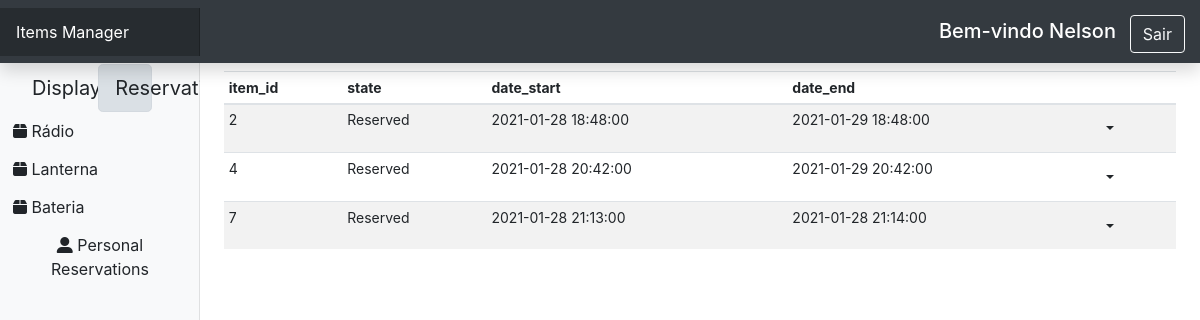
Page /reservation/personal (signed in) on the committed database.
### models.py (models this page shows, shortened)
class User(UserMixin, db.Model):
    id = db.Column(db.Integer, primary_key=True)
    username = db.Column(db.String(20), nullable=False)
    phone_nr = db.Column(db.String(20), nullable=False)
    email = db.Column(db.String(50), nullable=False)
    password = db.Column(db.String(50), nullable=False)
    perms = db.Column(db.String(50), nullable=False)

class ItemType(db.Model):
    id = db.Column(db.Integer, primary_key=True)
    item_name = db.Column(db.String(100), nullable=False)
    item_description = db.Column(db.Text)
    items = db.relationship('Item', backref='item_type', lazy=True)

class Reservation(db.Model):
    id = db.Column(db.Integer, primary_key=True)
    item_id = db.Column(db.Integer, db.ForeignKey('item.id'), nullable=False)
    user_id = db.Column(db.Integer)
    state = db.Column(db.String(50), nullable=False)
    date_start = db.Column(db.DateTime, nullable=False)
    date_end = db.Column(db.DateTime, nullable=False)
    date_inserted = db.Column(db.DateTime, nullable=False, default=datetime.utcnow)
    date_updated = db.Column(db.DateTime, onupdate=datetime.utcnow, default=datetime.utcnow)

### views.py (the view)
@app.route("/reservation/personal")
def personal_reservation():
    login_form = LoginForm()
    all_item_type = ItemType.query.all()
    item_type_selected = ItemType.query.all()
    if len(item_type_selected) > 0:
        item_type_selected = item_type_selected[0]
    else:
        item_type_selected = ItemType.query.all()[0]
    reservation_list = Reservation.query.filter_by(user_id=current_user.id).join(Item).filter_by(item_type_id=item_type_selected.id).all()
    return render_template('dashindex.html', item_type_list=all_item_type, item_type_selected=item_type_selected,
                           reservation_list=reservation_list, login=login_form)

### views.py (called while the page is built)
@login_manager.user_loader
def load_user(user_id):
    return User.query.get(user_id)

@app.before_request
def before_request():
    username = session.get('username')
    password = session.get('password')
    if password:
        if users.get(username) and users.get(username).get('password') == password:
            g.user = users.get(username)
        else:
            g.user = {}
    else:
        g.user = {}

### templates/dashindex.html (shortened to what this page needs)
<!DOCTYPE html>
<html lang="en">
<head>
    <link
            rel="stylesheet"
            href="https://cdn.jsdelivr.net/npm/bootstrap@4.5.3/dist/css/bootstrap.min.css"
    />
    <link href="{{ url_for('static', filename='dashboard.css') }}" rel="stylesheet"/>
</head>
<body>
<nav
        class="navbar navbar-dark sticky-top bg-dark flex-md-nowrap p-0 shadow"
>
    <a class="navbar-brand col-md-3 col-lg-2 mr-0 px-3" href="#"
    >Items Manager</a
    >
    <div style="padding: 15px 15px 10px">
        {% if current_user.is_authenticated %}
            <h2 id="user-greeting">Bem-vindo {{ current_user.username }}</h2>
            <a id="logoutBtn" class="btn btn-outline-light" role="button" href="{{ url_for('logout') }}">Sair</a>
        {% endif %}
    </div>
</nav>
<div class="container-fluid">
    <div class="row">
        <nav
                id="sidebarMenu"
                class="col-md-3 col-lg-2 d-md-block bg-light sidebar collapse"
        >
            <div class="sidebar-sticky pt-3">
                <ul class="nav flex-column">
                    <div
                            class="dispres container btn-group bt-group-lg"
                            role="group"
                            aria-label="Button group"
                    >
                        <div class="row">
                            {% if item_display_list %}
                            <li class="display col-md-5">
                                <a
                                        class="btn btn-light btn-block btn-lg active"
                                        href="{{ url_for('display', item_type=item_type_list.item_name)}}"
                                        role="button"
                                >
                                    Display
                                </a>
                            </li>
                            {% else %}
                            <li class="display col-md-5">
                                <a
                                        class="btn btn-light btn-block btn-lg"
                                        href="{{ url_for('display', item_type=item_type_list.item_name)}}"
                                        role="button"
                                >
                                    Display
                                </a>
                            </li>
                            {% endif %} {% if reservation_list %}
                            <li class="resevation col-md-5">
                                <a
                                        class="btn btn-light btn-lg btn-block active"
                                        href="{{ url_for('reservation', item_type=item_type_list.item_name)}}"
                                        role="button"
                                >
                                    Reservation
                                </a>
                            </li>
                            {% endif %}
                        </div>
                    </div>
                    {% for item_type in item_type_list -%}
                    <li class="nav-item">
                        <a
                                class="btn"
                                href="{% if reservation_list  %}
                        {{ url_for('reservation', item_type=item_type.item_name)}}
                        {% endif %}"
                                role="button"
                        >
                            <i class='fas fa-box'></i>
                            {{ item_type.item_name }}
                        </a>
                    </li>
                    {%- endfor %}
                    <div>
                        <li>
                            <a class="btn" href="/reservation/personal" role="button" style="float: bottom">
                                <i class='fas fa-user-alt'></i>
                                Personal Reservations
                            </a>
                        </li>
                    </div>
                </ul>
            </div>
        </nav>
        <main role="main" class="col-md-9 ml-sm-auto col-lg-10 px-md-4">
            <div class="table-responsive">
                <table class="table table-striped table-sm">
                    <thead>
                    <tr>
                         {% if reservation_list %}
                        <th>item_id</th>
                        <th>state</th>
                        <th>date_start</th>
                        <th>date_end</th>
                        <th> </th>
                        {% endif %}
                    </tr>
                    </thead>
                    <tbody>
                     {% if reservation_list %} {% for
                    reservation in reservation_list %}
                    <tr>
                        <td>{{reservation.item_id}}</td>
                        <td>{{reservation.state}}</td>
                        <td>{{reservation.date_start}}</td>
                        <td>{{reservation.date_end}}</td>
                        <td>
                            <div class="dropdown">
                                <button type="button" class="btn dropdown-toggle" data-toggle="dropdown"></button>
                            </div>
                        </td>
                    </tr>
                    {% endfor %} {% endif %}
                    </tbody>
                </table>
            </div>
        </main>
    </div>
</div>
</body>
</html>

### static/dashboard.css (style rules this page uses)
body { font-size: .875rem; }
.sidebar { position: fixed; top: 0; bottom: 0; left: 0; z-index: 100; padding: 48px 0 0; box-shadow: inset -1px 0 0 rgba(0, 0, 0, .1); }
.sidebar-sticky { position: relative; top: 0; height: calc(100vh - 48px); padding-top: .5rem; overflow-x: hidden; overflow-y: auto; }
.sidebar-sticky { position: -webkit-sticky; position: sticky; }
.navbar-brand { padding-top: .75rem; padding-bottom: .75rem; font-size: 1rem; background-color: rgba(0, 0, 0, .25); box-shadow: inset -1px 0 0 rgba(0, 0, 0, .25); }
#user-greeting { color: #fff; display: inline-block; margin: auto 0; padding-right: 10px; font-size: 20px; }

### rows in the picture
User: username "Nelson"
ItemType: item_name "Rádio"
ItemType: item_name "Lanterna"
ItemType: item_name "Bateria"
Reservation: item_id "2", state "Reserved", date_start "2021-01-28 18:48:00", date_end "2021-01-29 18:48:00"
Reservation: item_id "4", state "Reserved", date_start "2021-01-28 20:42:00", date_end "2021-01-29 20:42:00"
Reservation: item_id "7", state "Reserved", date_start "2021-01-28 21:13:00", date_end "2021-01-28 21:14:00"
